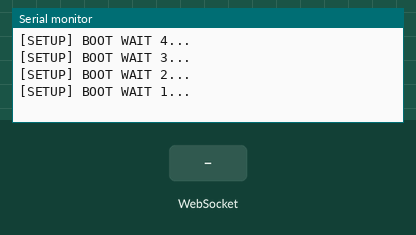
A sketch run on a simulated ESP32. On the bench: the last lines printed to the serial monitor. Inputs (shaded band) come from the test bench. WiFi joins after 1.5 s; servers stay silent unless stated.

Above: at 6.7 s.
6.8 s: WebSocket text "1" received
At 7.5 s:
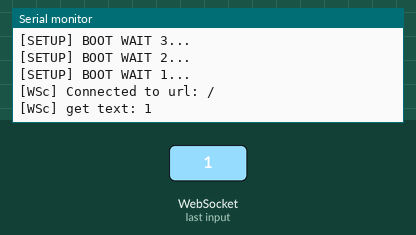
8.3 s: WebSocket text "0" received
At 9.5 s:
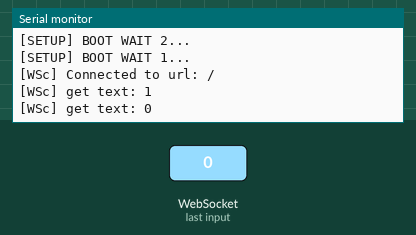
9.8 s: WebSocket text "2" received
At 11.1 s:
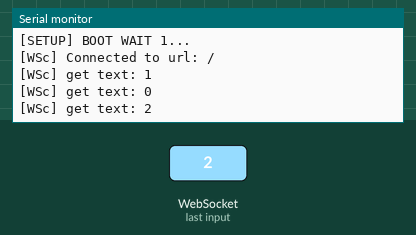
Timing chart, 0 to 12.8 s (numbered marks = the images above; inputs shaded):
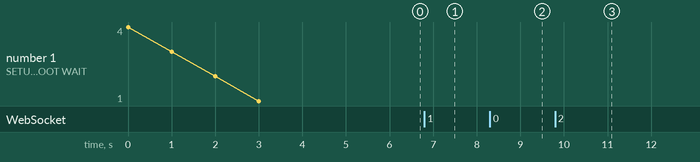

Measured:
- after the input at 6.8 s, the serial monitor: prints a new line at once (image 1)
- after the input at 8.3 s, the serial monitor: prints a new line at once (image 2)
- after the input at 9.8 s, the serial monitor: prints a new line at once (image 3)

The sketch:

dummyESP32Tcp.ino
```cpp
/*
 * WebSocketClient.ino
 *
 *  Created on: 24.05.2015
 *
 */

#include <Arduino.h>

#include <WiFi.h>
#include <WiFiMulti.h>
#include <WiFiClientSecure.h>

#include <WebSocketsClient.h>


WiFiMulti WiFiMulti;
WebSocketsClient webSocket;
int cnt=0;
#define USE_SERIAL Serial

void hexdump(const void *mem, uint32_t len, uint8_t cols = 16) {
	const uint8_t* src = (const uint8_t*) mem;
	USE_SERIAL.printf("\n[HEXDUMP] Address: 0x%08X len: 0x%X (%d)", (ptrdiff_t)src, len, len);
	for(uint32_t i = 0; i < len; i++) {
		if(i % cols == 0) {
			USE_SERIAL.printf("\n[0x%08X] 0x%08X: ", (ptrdiff_t)src, i);
		}
		USE_SERIAL.printf("%02X ", *src);
		src++;
	}
	USE_SERIAL.printf("\n");
}

void webSocketEvent(WStype_t type, uint8_t * payload, size_t length) {

	switch(type) {
		case WStype_DISCONNECTED:
			USE_SERIAL.printf("[WSc] Disconnected!\n");
			break;
		case WStype_CONNECTED:
			USE_SERIAL.printf("[WSc] Connected to url: %s\n", payload);

			// send message to server when Connected
			webSocket.sendTXT("Connected");
			break;
		case WStype_TEXT:
			USE_SERIAL.printf("[WSc] get text: %s\n", payload);

			// send message to server
			// webSocket.sendTXT("message here");
			break;
		case WStype_BIN:
			USE_SERIAL.printf("[WSc] get binary length: %u\n", length);
			hexdump(payload, length);

			// send data to server
			// webSocket.sendBIN(payload, length);
			break;
		case WStype_ERROR:
		case WStype_FRAGMENT_TEXT_START:
		case WStype_FRAGMENT_BIN_START:
		case WStype_FRAGMENT:
		case WStype_FRAGMENT_FIN:
			break;
	}

}

void setup() {
	// USE_SERIAL.begin(921600);
	USE_SERIAL.begin(115200);

	//Serial.setDebugOutput(true);
	USE_SERIAL.setDebugOutput(true);

	USE_SERIAL.println();
	USE_SERIAL.println();
	USE_SERIAL.println();

	for(uint8_t t = 4; t > 0; t--) {
		USE_SERIAL.printf("[SETUP] BOOT WAIT %d...\n", t);
		USE_SERIAL.flush();
		delay(1000);
	}

	WiFiMulti.addAP("ESP32-BOAT", "Santony85");

	//WiFi.disconnect();
	while(WiFiMulti.run() != WL_CONNECTED) {
		delay(100);
	}

	// server address, port and URL
	webSocket.begin("192.168.4.1", 4206, "/");

	// event handler
	webSocket.onEvent(webSocketEvent);

	// use HTTP Basic Authorization this is optional remove if not needed
	//webSocket.setAuthorization("user", "Password");

	// try ever 5000 again if connection has failed
	webSocket.setReconnectInterval(5000);

}

void loop() {
	webSocket.loop();
  webSocket.sendTXT(String(cnt++).c_str());
  delay(10);
}
```
